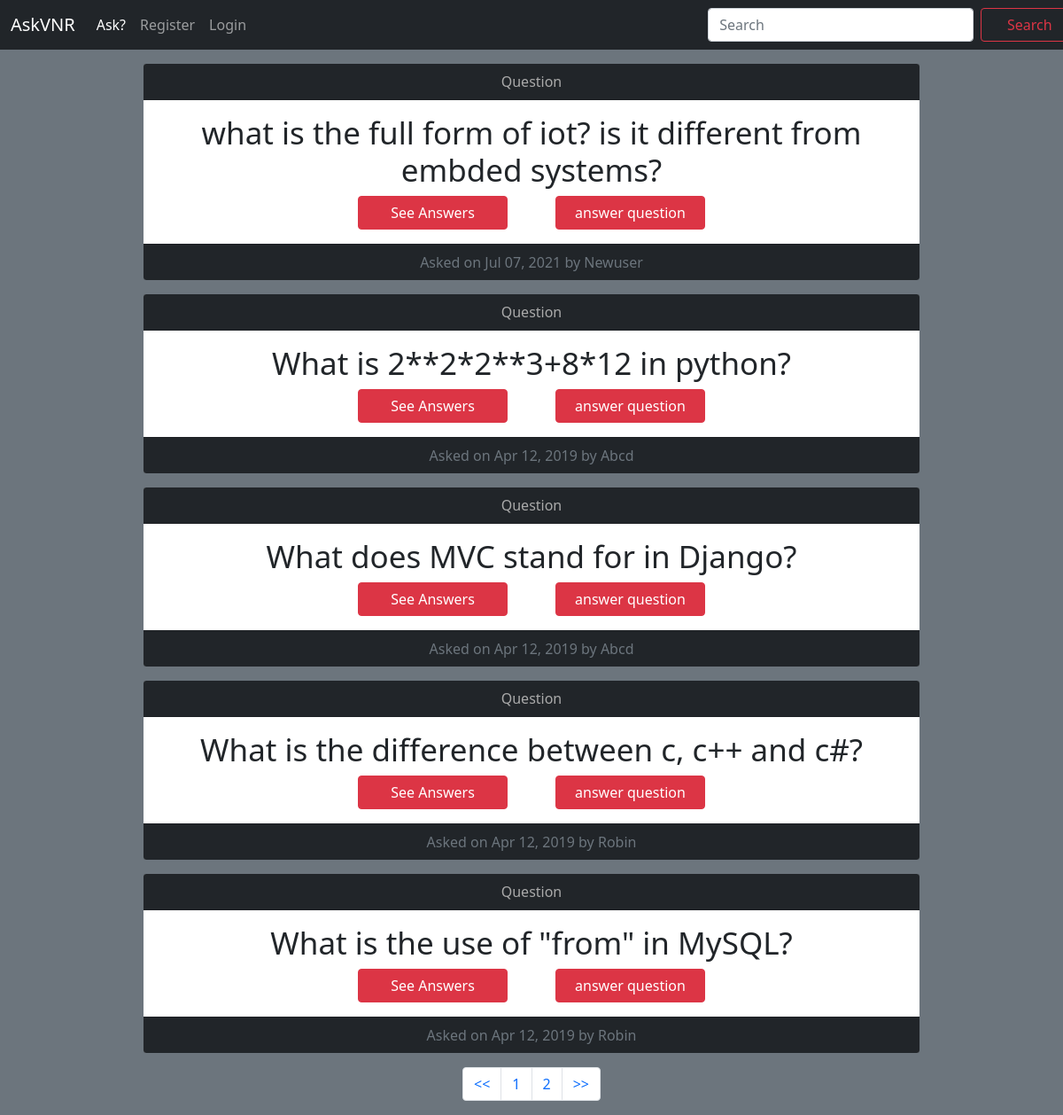
The page / on the database its author committed.
### quora/models.py (models this page shows, shortened)
class Question(models.Model):
    tag = models.ForeignKey(Tag,on_delete=models.PROTECT)
    text = models.TextField()
    date_added = models.DateTimeField(auto_now=True)
    owner = models.ForeignKey(User,on_delete=models.PROTECT)
    class Meta:
        verbose_name = 'question'
        verbose_name_plural = 'questions'

### quora/views.py (the view)
# urls.py: path('',views.index, name='index'),
def index(request):
    query=request.GET.get('q', None)
    if query:
        questions = Question.objects.filter(text__icontains=query).order_by('-date_added')
    else:
        questions = Question.objects.all().order_by('-date_added')
    paginator = Paginator(questions, 5)
    page = request.GET.get('pg', 1)
    questions = paginator.get_page(page)
    return render(request, 'quora/index.html', {'questions':questions})

### quora/templates/quora/index.html (shortened to what this page needs)
{% extends "quora/base.html" %}
{% block content %}
{% for question in questions %}
        <div class="container mt-3 mb-3" style="width:900px; border:0px;">
            <div class="card text-center" style="border:0px;">
                <div class="card-header bg-dark" style="color:#aaa">
                    Question
                </div>
                <div class="card-body">
                    <h5 class="card-title" style="
    font-size: 35px;
">{{ question.text }}</h5>
                    <a href="{% url 'quora:question' question.id %}" class="btn btn-danger" style="width:20%; margin: 0px 25px;">See Answers</a>
                    <a href="{% url 'quora:answer_question' question.id %}" class="btn btn-danger" style="width:20%; margin: 0px 25px;">answer question</a>
                </div>
                <div class="card-footer text-muted bg-dark">
                    Asked on {{ question.date_added|date:'M d, Y' }}  by  {{question.owner.username.title}}
                </div>
            </div>
        </div>
{% empty %}
    <p>There are no questions yet.</p>
{% endfor %}
<nav aria-label="Page navigation example">
  <ul class="pagination justify-content-center">
    <li class="page-item"><a class="page-link" href="?pg=1"><<</a></li>
    <li class="page-item"><a class="page-link" href="?pg={{ questions.number }}">{{ questions.number }}</a></li>
    {% if questions.has_next %}
    <li class="page-item"><a class="page-link" href="?pg={{ questions.next_page_number }}">{{ questions.next_page_number }}</a></li>
    {% endif %}
    <li class="page-item"><a class="page-link" href="?pg={{ questions.paginator.num_pages }}">>></a></li>
  </ul>
</nav>
{% endblock content %}

### quora/templates/quora/base.html (shortened to what this page needs)
{% load static %}
<!doctype html>
<html lang="en">
  <head>
    <link href="https://cdn.jsdelivr.net/npm/bootstrap@5.0.2/dist/css/bootstrap.min.css" rel="stylesheet">
  </head>
  <body class="bg-secondary">
    <nav class="navbar navbar-expand-lg navbar-dark bg-dark">
        <div class="container-fluid">
            <a class="navbar-brand" href="{% url 'quora:index' %}" img src="{% static 'imgs/logo-vnr.png' %}" alt="" width="30" height="30">AskVNR</a>
            <div class="collapse navbar-collapse" id="navbarNav">
            <ul class="navbar-nav">
                <li class="nav-item">
                <a class="nav-link active" aria-current="page" href="{% url 'quora:tags' %}">Ask?</a>
                </li>
                {% if user.is_authenticated %}
                    <li class="nav-item">
                    <a class="nav-link disabled" href="#" tabindex="-1" aria-disabled="true">Hello,{{ user.username }}.</a>
                    </li>
                    <li class="nav-item">
                    <a class="nav-link" href="{% url 'users:logout' %}">Logout</a>
                {% else %}
                    <li class="nav-item">
                    <a class="nav-link" <a href="{% url 'users:register' %}">Register</a>
                    </li>
                    <li class="nav-item">
                    <a class="nav-link" href="{% url 'users:login' %}">Login</a>
                    </li>
                {% endif %}
            </ul>
            <div class="container-fluid md-8 offset-2">
            <form class="d-flex">
                <input class="form-control me-2" name='q' type="search" placeholder="Search" aria-label="Search" style="width:300px;margin-left: 320px;">
                <button class="btn btn-outline-danger" type="submit" style="width:110px" >Search</button>
            </form>
        </div>
        </nav>
    <div class="container">
        {% block content %}{% endblock content %}
    </div>
</body>
</html>

### rows shown on the page
Question: text "what is the full form of iot? is it different from embded systems?", date_added "Jul 07, 2021", owner.username "Newuser"
Question: text "What is 2**2*2**3+8*12 in python?", date_added "Apr 12, 2019", owner.username "Abcd"
Question: text "What does MVC stand for in Django?", date_added "Apr 12, 2019", owner.username "Abcd"
Question: text "What is the difference between c, c++ and c#?", date_added "Apr 12, 2019", owner.username "Robin"
Question: text "What is the use of \"from\" in MySQL?", date_added "Apr 12, 2019", owner.username "Robin"

### other values the page prints
{{ questions.number }} "1"
{{ questions.next_page_number }} "2"
